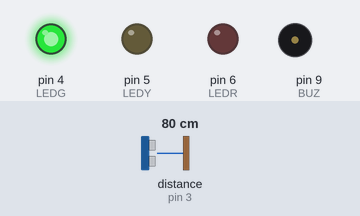
This sketch was run on a simulated Arduino Uno, built with avr-gcc and run on an emulated ATmega328P. Shown: output pins drawn as LEDs (lit = HIGH), buzzer (waves = sounding, pin HIGH). Wiring (inferred from the names in the program): ultrasonic range finder: trigger pin 2; echo pin 3. The inputs (shaded band) are chosen by the test bench; at power-on: distance to the obstacle (sensor on pin 3) 80 cm. The echo pulse lasts 58.3 µs per cm; pins used as bus, display or sensor lines are not drawn.

Above: at 1.2 s.
1.3 s: distance to the obstacle (sensor on pin 3) set to 23 cm
2.8 s: distance to the obstacle (sensor on pin 3) set to 19 cm
At 3.4 s:
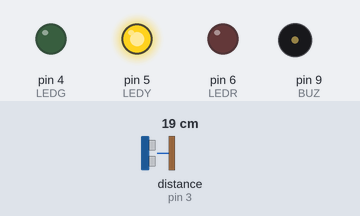
4.3 s: distance to the obstacle (sensor on pin 3) set to 13 cm
5.8 s: distance to the obstacle (sensor on pin 3) set to 10 cm
At 6.19 s:
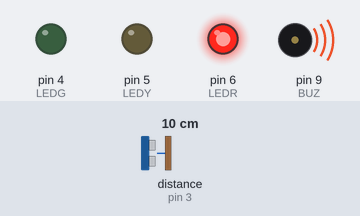
8.8 s: distance to the obstacle (sensor on pin 3) set to 18 cm
At 9.9 s:
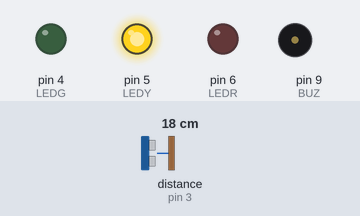
10.3 s: distance to the obstacle (sensor on pin 3) set to 2 cm
At 10.57 s:
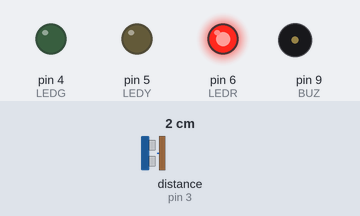
Timing chart, 0 to 14.3 s (numbered marks = the images above; inputs shaded):
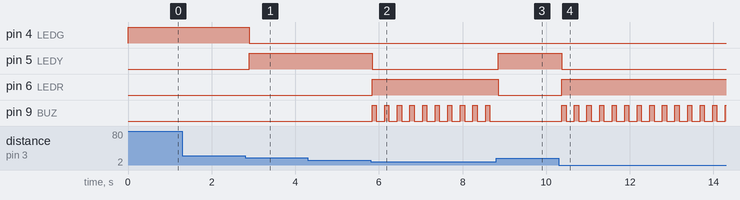

Measured:
- the behaviour switches between 22 and 21 cm on distance to the obstacle (sensor on pin 3) (found by bisection; images 0 and 1)
- the behaviour switches between 12 and 11 cm on distance to the obstacle (sensor on pin 3) (found by bisection; images 1 and 2)
- after the input at 1.3 s, every drawn part: stays the same
- after the input at 2.8 s, pin 4 (LEDG): HIGH → LOW after 0.10 s; pin 5 (LEDY): LOW → HIGH after 0.10 s
- after the input at 4.3 s, every drawn part: stays the same
- after the input at 5.8 s, pin 5 (LEDY): HIGH → LOW at once; pin 6 (LEDR): LOW → HIGH at once; pin 9 (BUZ): alternates HIGH for 0.10 s and LOW for 0.20 s, starting at once
- after the input at 8.8 s, pin 5 (LEDY): LOW → HIGH after 0.05 s; pin 6 (LEDR): HIGH → LOW after 0.05 s; pin 9 (BUZ): stops changing and stays LOW
- after the input at 10.3 s, pin 5 (LEDY): HIGH → LOW after 0.07 s; pin 6 (LEDR): LOW → HIGH after 0.07 s; pin 9 (BUZ): alternates HIGH for 0.10 s and LOW for 0.20 s, starting after 0.07 s

The sketch:

Code.ino
```cpp
#define Trig 2
#define Echo 3
#define LEDG 4
#define LEDY 5
#define LEDR 6
#define BUZ 9
void setup() {
  pinMode (Echo, INPUT);
  pinMode (Trig, OUTPUT);
  pinMode (LEDG, OUTPUT);
  pinMode (LEDY, OUTPUT);
  pinMode (LEDR, OUTPUT);
  pinMode (BUZ, OUTPUT);
}

void loop() {
  digitalWrite (Trig, LOW);
  delayMicroseconds (2);

  digitalWrite (Trig, HIGH);
  delayMicroseconds (20);
  digitalWrite (Trig, LOW);

  long Distance = pulseIn (Echo, HIGH);
  int DIC = Distance * 0.0343 / 2;

  if (DIC > 20) {
    digitalWrite (LEDG, HIGH);
    digitalWrite (LEDY, LOW);
    digitalWrite (LEDR, LOW);
    digitalWrite (BUZ, LOW);
  }
  else if (DIC > 10 && DIC <= 20) {
    digitalWrite (LEDG, LOW);
    digitalWrite (LEDY, HIGH);
    digitalWrite (LEDR, LOW);
    digitalWrite (BUZ, LOW);
  }
    else if (DIC <= 10){
    digitalWrite (LEDG,LOW);
    digitalWrite (LEDY,LOW);
    digitalWrite (LEDR,HIGH);
    digitalWrite (BUZ,HIGH);
    delay (100);
    digitalWrite (BUZ,LOW);
    delay (100);
  }
    delay (100);
  }
```
